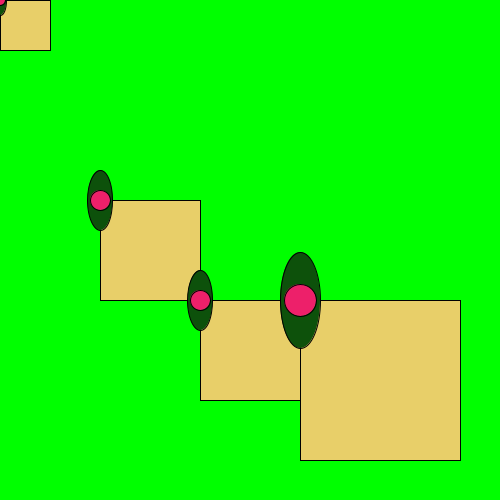
Frame 1 (no input)
Frame 60 (the mouse pressed at the canvas centre just before this capture): identical to frame 1, image omitted
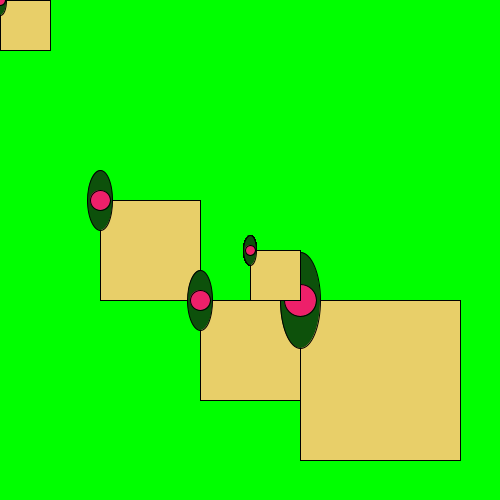
Frame 120 (the mouse held since frame 60 and released just before this capture)

The Processing sketch that drew these frames (run headless with seeded random() and noise(); from frame 60 on, the mouse is pressed at the canvas centre):

// Processing sketch: processing_2465
// ── processing_2465.pde

/*
Based on "Making Bullseyes: Functions" 
June 2009
balanceandunity@hotmail.com
*/

void setup() {
  
  size(500,500);
  background(0,255,0);
  smooth();
 
 drawThing(100, 200, 100);//Coordinates and size. x & y start at 0,0 in the top left-hand corner.
 drawThing(200, 300, 100);
 drawThing(300, 300, 160);
 
};

void draw() {
 drawThing(mouseX, mouseY, 50); 
};

void drawThing (int x, int y, int s){
  
  /*box*/
  fill(232, 207, 105); 
  rect(x,y,s,s);
  
  fill(13,81,11);
  ellipse(x,y,s*0.25,s*0.6);//To keep the size at 60% of "s".
  
  fill(237,32,106); 
  ellipse(x,y,s*0.2,s*0.2);   

};
